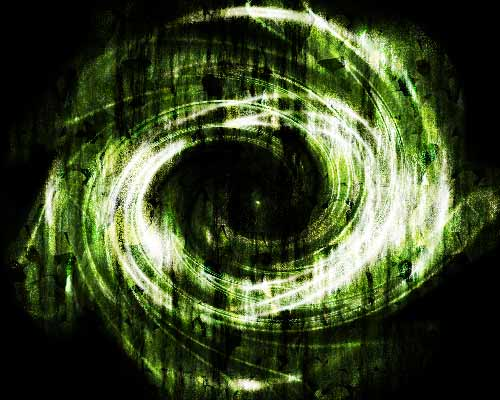
//> input picture 2601Discussion/signUp/courseFiles/images/abstract.jpg, 500 x 400 px
$ ./FeatureMatchingWithFLANN ../../../../../2601Discussion/signUp/courseFiles/images/abstract.jpg ../../../../../2601Discussion/signUp/courseFiles/images/cartoon.jpg   (built with g++ and OpenCV 4)
//> lines starting //> are read from the running program, lines starting //| are printed output that depends on the picture
#include <stdio.h>
#include <iostream>
#include <opencv2/highgui.hpp>
#include "opencv2/core.hpp"
#include "opencv2/features2d.hpp"
#include "opencv2/imgcodecs.hpp"
#include "opencv2/xfeatures2d.hpp"

using namespace std;

int main(int argc, char** argv) {
    if (argc != 3) {
        std::cout << "usage: FeatureMatchingWithFLANN [path_to_image_0]"
                " [path_to_image_1] "<< std::endl;
    }

    cv::Mat img_1 = cv::imread(argv[1], cv::IMREAD_GRAYSCALE);
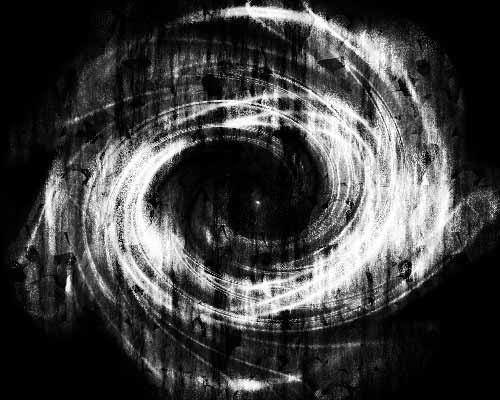
//> img_1: 400 rows x 500 cols, CV_8UC1; min 0, max 255, mean 63.1
    cv::Mat img_2 = cv::imread(argv[2], cv::IMREAD_GRAYSCALE);
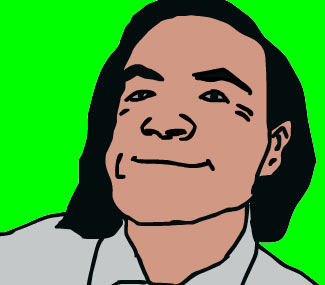
//> input picture 2601Discussion/signUp/courseFiles/images/cartoon.jpg, 325 x 285 px
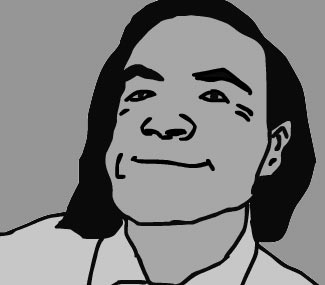
//> img_2: 285 rows x 325 cols, CV_8UC1; min 0, max 221, mean 127.7
    if (!img_1.data || !img_2.data) {
        cout << "Error reading images." << endl;
        return -1;
    }
    int minHessian = 400;
//> (the run ends here: the program stops with an error, at `cv::Ptr<cv::xfeatures2d::SURF> detector = cv::xfeatures2d::SURF::creat..`)
